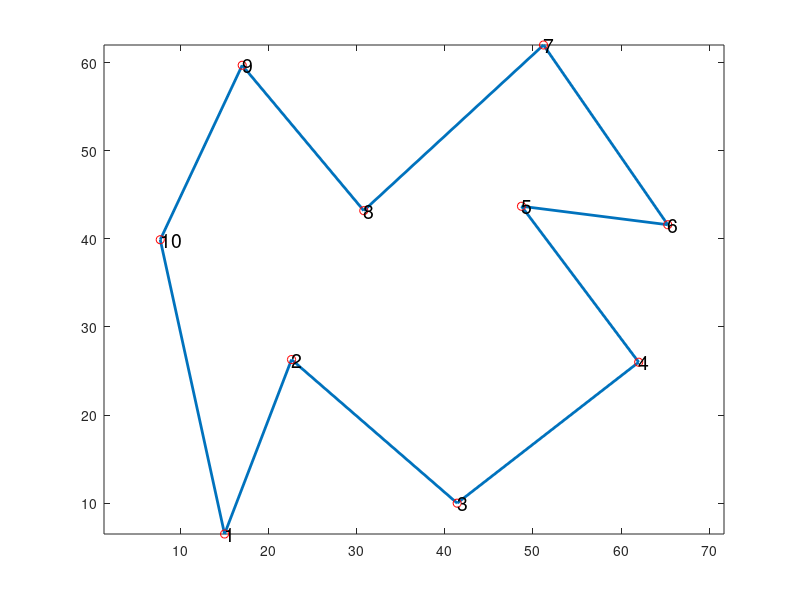

Recreate this plot in MATLAB. (Note: this script raises an error after producing the figure.)
clear
close all
casotest=input('case test # (between 1 and 16)  ');
%%%%% case tests from #1 to #5 are taken by
% J.Zhao, X.Wang, An Algorithm to Searching for the Kernel of a 
% Simple Polygon, 2010 International Conference on Computer 
% Application and System  Modeling (ICCASM 2010), Taiyuan, 2010, 
% pp. V3-455-V3-457, doi:10.1109/ICCASM.2010.5620799.
% case tests from #6 to #9 are taken by
% https://github.com/gaganso/simple_polygon_kernel/blob/master/dll.py
% case tests from #10 to #13 are taken by
% https://github.com/filip256/PolygonKernel/blob/main/examples/
% case test #14 is taken by 
% S. Hong, H. Nagamochi,Convex drawings of graphs with non-convex 
% boundary constraints, Discrete Applied Mathematics,156, No. 12, (2008), 2368--2380
switch casotest
    case 1
       xvert=[20.4 5.6 24.7 30.2 67.4 59.9 63.6 43.5 41];
       yvert=[13.5 40.9 49.2 69.5 64.3 48.4 27.6 31.6 18.8];
    case 2
       xvert=[9.2 23.2 14.7 30.8 59.2 53.9 73.7 53.1 41.8 14.4];
       yvert=[22.2 32.1 48.4 64.4 55.9 33.3 22.3 12.5 21.8 7.2];
    case 3
        xvert=[41.2 18.6 20.4  7.1  4.1 17.4  38.3 61.9 61.9 44.8];
        yvert=[6    9.3  31.9 21.8 38.4 56.3 51   62.3 22.9 31.9];
    case 4
        xvert=[13.4 7.8 28.7  33.7 65.1 56.3 72.4 63.6 55.6 30 27.7 ];
        yvert=[30.2 41.5 47.5 61.6 52.5 39.2 37.2 10.3 17.9 7.3 26.1];
    case 5
        xvert=[7.7  17.  30.8 51.2  65.3 48.7 62. 41.4 22.6 15.];
        yvert=[39.9 59.7 43.2 62    41.6 43.7  26 10   26.3 6.5];
    case 6
        xvert=[1.774193548387097 6.1088709677419351 10.362903225806452 14.939516129032256 12.439516129032256 16.25 5.0604838709677411 8.0241935483870961];
       yvert=[ 3.9339826839826841 5.7196969696969706 4.0422077922077921 2.283549783549784 11.563852813852815 15.405844155844157 18.814935064935067 13.620129870129873];
    case 7
       xvert=[3.3266129032258061, 5.8870967741935489, 8.5887096774193559,11.25, 11.754032258064516, 15.7258064516129, 15.06048387096774,  18.004032258064516, 10.806451612903224, 3.689516129032258, 6.8145161290322571, 8.870967741935484, 9.4153225806451601, 3.991935483870968];
       yvert=[ 4.312770562770563, 9.3722943722943732, 5.7196969696969706, 2.2294372294372291, 8.425324675324676, 8.9935064935064943, 13.971861471861473 17.516233766233768, 19.410173160173162, 18.463203463203467, 16.677489177489178,  15.703463203463205, 12.943722943722944, 13.430735930735931];
     case 8
      xvert=[3.588709677419355, 6.4919354838709671, 13.608870967741936, 15.866935483870968, 16.693548387096772, 11.068548387096772,9.3951612903225801,  3.9516129032258061, 8.125, 2.520161290322581, 1.55241935483871, 1.028225806451613];
      yvert=[ 3.4199134199134198, 5.6926406926406923, 5.4220779220779232, 5.2326839826839837, 10.50865800865801, 11.212121212121213, 17.353896103896105, 18.354978354978357, 13.511904761904763, 10.535714285714286, 7.1807359307359313, 1.3365800865800868];
    case 9
         xvert=[3.245967741935484, 8.3266129032258078, 8.3266129032258078, 11.471774193548388,15.544354838709676, 19.254032258064516, 19.052419354838708, 18.608870967741936, 10.362903225806452, 5.1814516129032251, 4.05241935483871, 0.94758064516129004, 3.125, 2.0161290322580649];
         yvert=[3.5010822510822512, 2.337662337662338, 5.6114718614718626, 5.3138528138528152, 2.283549783549784, 4.258658008658009, 8.0735930735930737, 11.780303030303031, 12.754329004329005, 13.701298701298704, 18.030303030303031, 17.813852813852815, 13.863636363636367, 9.9404761904761916];
    case 10
        xvert=[500,407,275,318,381,264,94,235,396,241,86,290,436,433,453,547,593,639,737,713,678,781,871,741,844,958,865,771,844,902,795,724,744];
        yvert=[219,131,63,187,317,276,272,370,441,494,589,592,539,699,880,731,594,723,896,685,557,628,680,536,515,529,420,373,326,236,231,284,166];
    case 11
        xvert=[441   445   431   439   381   358   239   320   308   385 290   284   135   285   288   382   309   324   227   339 ...
           356   451   401   419   412   485   516   542   562   590 667   654   670   639   715   728   902   764   770   661 ...
           778   778   904   772   766   666   741   732   811   692 654   588   611   588   584   553   517   508   487   470];
        yvert=[39   110   121   219   145   164    90   198   221   299   265   295   317   362   380   392   452   484   563   520 ...
           533   471   566   575   706   597   605   508   610   604   725   584   572   480   528   509   580   455   427   389 ...
          369   342   304   291   269   270   210   193    92   155   136   232   122   121    26   115   109   218   109   108 ];
        yvert=-yvert; % the output figure of the example in github is up side down
        % 
    case 12
        xvert=[ 456   358   362   491   677   729   763   621   456];
        yvert=[ 227   258   369   516   555   436   265   354   354];
    case 13
        xvert=[564   592   626   689   663   644   611   650   705   767   698   651   606   621   618   590   563   536   528   505 ...
           454   405   423   455   487   459   420   374   417   470   510   528   527   534   547   545   544 ];
        yvert=[577   614   636   650   617   577   546   554   541   491   488   468   471   429   371   295   362   409   448   422 ...
            409   389   471   508   516   531   542   547   578   582   570   597   634   686   669   632   600];
    case 14
      xvert=[ 79   123   115   157   171   127   126   163   121   113    93    58    54    12    56    25    79    ];
      yvert=[  0     0    43    24    37    75    92   150   127   153   117   148   117   112    73    33    34];  
     case 15
       xvert=[1.1298    3.7151    6.6484   15.7468   16.6417   10.9739   10.2281    7.0462 ];
       yvert=[1.3440    3.3327    6.0175    5.2220   10.5915   11.0390   14.7678   14.7181  ];
     case 16
        xvert=[0.0    0.3541    0.6805    0.6283    0.3495    0.1];
        yvert=[0.7967    0.6365    0.7967    0.1    0.3427    0.0994 ];
     otherwise
        error('there is no test associated to this number')
end
area_components=xvert.*yvert([2:end,1]) - ...
                      xvert([2:end,1]).*yvert;
area= sign(sum((area_components)));
if area==-1    % the vertices are given clockwise. Therefore
    % we change the order to have the polygon with vertices
    % counterclockwise
xvert=xvert(end:-1:1);
yvert=yvert(end:-1:1);
end
n=length(xvert);
figure
plot([xvert xvert(1)], [yvert yvert(1)],'LineWidth',2)
hold on
plot(xvert,yvert,'ro')
for i=1:length(xvert)
text(xvert(i),yvert(i), num2str(i),'FontSize',14)
end
axis equal
[kernx,kerny,kernP]=funkernel(xvert,yvert);
if ~isempty(kernx)
     plot(kernx,kerny,'mo','MarkerFaceColor','m')
     plot([kernx, kernx(1)], [kerny,kerny(1)],'m','LineWidth',2)
     patch([kernx, kernx(1)], [kerny,kerny(1)],'m')
     axis equal
 else
      title('kernel empty')
       axis equal
 end